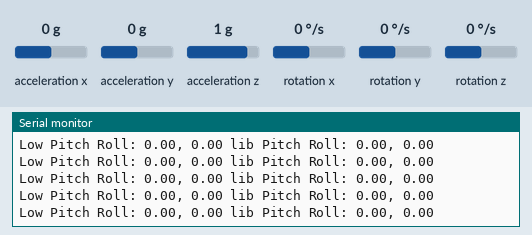
Simulated run of this sketch. Board: Arduino Uno, built with avr-gcc and run on an emulated ATmega328P. Shown: the last lines printed to the serial monitor. The test bench sets the inputs (shaded band); at power-on: acceleration x 0 g, acceleration y 0 g, acceleration z 1 g, rotation x 0 °/s, rotation y 0 °/s, rotation z 0 °/s.

Above: at 5.2 s.
5.3 s: acceleration x set to -1.4 g
At 5.59 s:
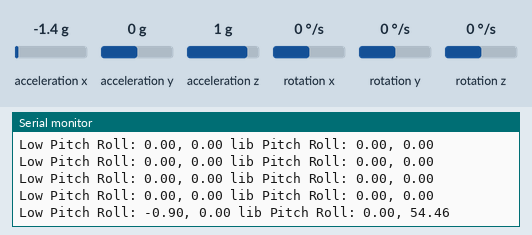
6.8 s: acceleration y set to -1.4 g
At 6.81 s:
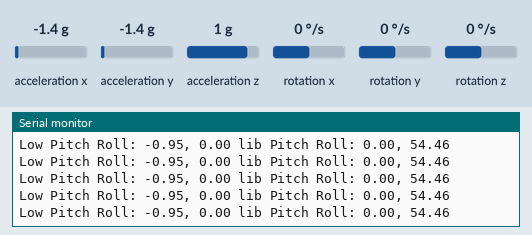
8.3 s: acceleration z set to -1.4 g
At 8.45 s:
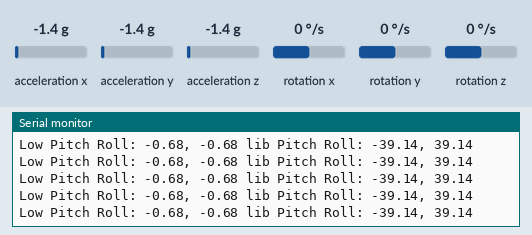
9.8 s: acceleration y set to 0.8 g
At 9.89 s:
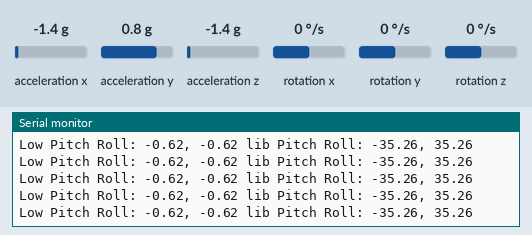
Timing chart, 0 to 12.8 s (numbered marks = the images above; inputs shaded):
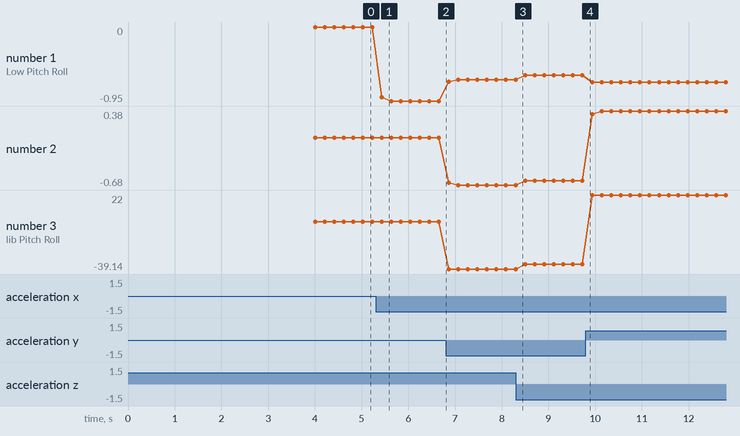

The sketch:

get_pitch_roll_gyro_n_accel.ino
```cpp
// (licence header left out)
#include <MPU6050_light.h>
#include <math.h>

MPU6050 mpu(Wire);

float accelX, accelY, accelZ;
float gyroX, gyroY, gyroZ;
float pitch, roll;

// Complementary filter coefficients
float alpha = 0.95f;
float beta = 1.0f - alpha;

unsigned long timer = 0;

void setup() {
    Serial.begin(115200);
    Wire.begin();
    delay(2000);

    byte status = mpu.begin();
    Serial.print(F("MPU6050 status: "));
    Serial.println(status);
    while(status!=0){ } // stop everything if could not connect to MPU6050

    Serial.println(F("Calculating offsets, do not move MPU6050"));
    delay(1000);
    mpu.calcOffsets(true,true); // gyro and accelero
    Serial.println("Done!\n");
}

void loop() {
   mpu.update();

    if(millis() - timer > 200){ // print data every second
        print_pitch_roll();
        timer = millis();
    }

}

void print_pitch_roll() {
    accelX = mpu.getAccX();
    accelY = mpu.getAccY();
    accelZ = mpu.getAccZ();

    // Calculate the pitch and roll angles
    calculateAngles();

    Serial.print("Low Pitch Roll: ");
    Serial.print(pitch, 2);
    Serial.print(", ");
    Serial.print(roll, 2);
    Serial.print(" lib Pitch Roll: ");
    Serial.print(mpu.getAngleX(), 2);
    Serial.print(", ");
    Serial.println(mpu.getAngleY(), 2);
}

// Calculate the pitch and roll angles from the gyro and accelerometer readings
void calculateAngles() {
  // Calculate the delta pitch and roll angles
  float deltaPitch = gyroX * alpha;
  float deltaRoll = gyroY * alpha;

  // Calculate the pitch and roll angles
  pitch += deltaPitch;
  roll += deltaRoll;

  // Compensate for the effects of acceleration on the pitch and roll angles
  float accelPitch = atan2(accelX, sqrt(accelY * accelY + accelZ * accelZ));
  float accelRoll = atan2(accelY, sqrt(accelX * accelX + accelZ * accelZ));

  pitch = beta * pitch + alpha * accelPitch;
  roll = beta * roll + alpha * accelRoll;
}
```

Measured:
- after the input at 5.3 s, the serial monitor: prints a new line after 0.13 s (image 1)
- plotted number 1: 0 → -0.95 after the input at 5.3 s, -0.95 → -0.68 after the input at 6.8 s, -0.68 → -0.62 after the input at 8.3 s, -0.62 → -0.71 after the input at 9.8 s
- plotted number 2: 0 → -0.68 after the input at 6.8 s, -0.68 → -0.62 after the input at 8.3 s, -0.62 → 0.38 after the input at 9.8 s
- plotted number 3: 0 → -39.14 after the input at 6.8 s, -39.14 → -35.26 after the input at 8.3 s, -35.26 → 22 after the input at 9.8 s
